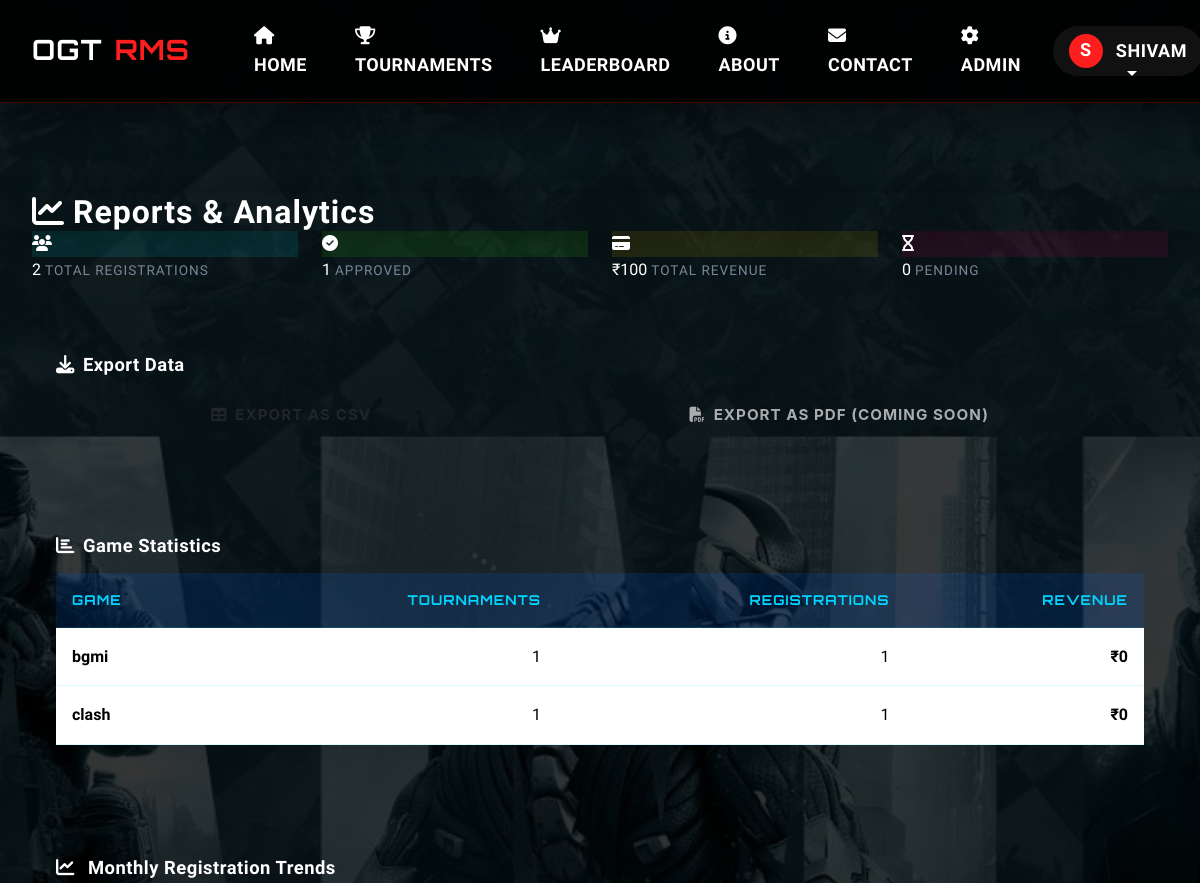
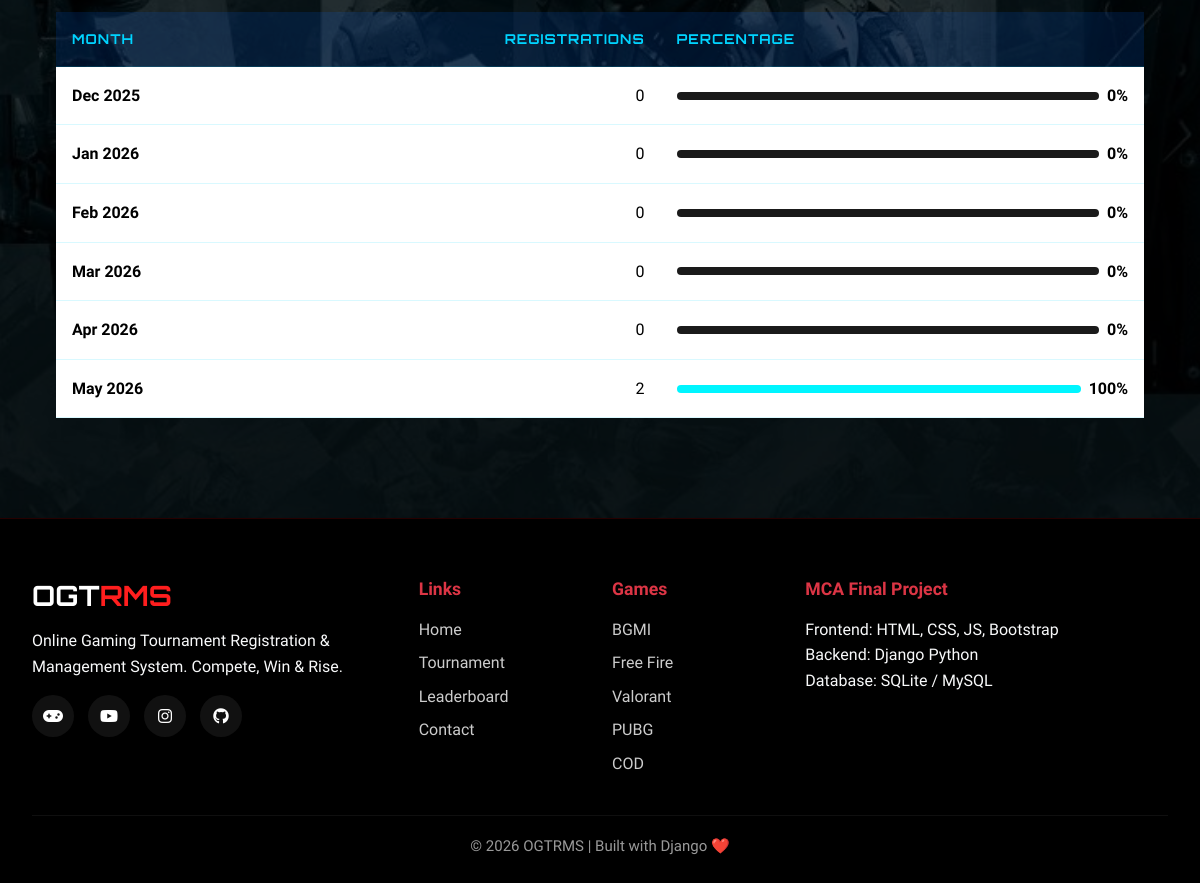
The app's page /admin-panel/reports/ (signed in) with its own data (2 pictures, top to bottom).
### core/models.py (models this page shows, shortened)
class Game(models.Model):
    name = models.CharField(max_length=100, choices=GAME_CHOICES)
    display_name = models.CharField(max_length=100)
    description = models.TextField()
    image = models.ImageField(upload_to='games/', blank=True, null=True)
    banner = models.ImageField(upload_to='banners/', blank=True, null=True)
    genre = models.CharField(max_length=50, default='Battle Royale')
    is_active = models.BooleanField(default=True)
    created_at = models.DateTimeField(auto_now_add=True)
    class Meta:
        verbose_name = "Game"
        verbose_name_plural = "Games"

### core/views.py (the view)
# urls.py: path('admin-panel/reports/', views.admin_reports, name='admin_reports'),
@user_passes_test(is_admin, login_url='/auth/login/')
def admin_reports(request):
    from django.db.models import Count, Sum
    from django.utils import timezone
    total_registrations = Registration.objects.count()
    approved_registrations = Registration.objects.filter(
        registration_status='APPROVED'
    ).count()
    pending_registrations = Registration.objects.filter(
        registration_status='PENDING'
    ).count()
    total_revenue = Registration.objects.filter(
        payment_status='VERIFIED'
    ).aggregate(
        total=Sum('tournament__entry_fee')
    )['total'] or 0
    game_stats = Game.objects.annotate(
        tournament_count=Count(
            'tournaments',
            distinct=True
        ),
        registration_count=Count(
            'tournaments__registrations',
            distinct=True
        ),
        revenue=Sum(
            'tournaments__entry_fee'
        )
    ).order_by('-registration_count')
    monthly_revenue = []
    today = timezone.now().date()
    for i in range(6):
        month = today.month - i
        year = today.year
        while month <= 0:
            month += 12
            year -= 1
        count = Registration.objects.filter(
            registered_at__year=year,
            registered_at__month=month
        ).count()
        month_name = timezone.datetime(
            year, month, 1
        ).strftime('%b %Y')
        monthly_revenue.append({
            'month': month_name,
            'count': count
        })
    monthly_revenue.reverse()
    max_month_count = max(
        [m['count'] for m in monthly_revenue],
        default=1
    )
    context = {
        'total_registrations': total_registrations,
        'approved_registrations': approved_registrations,
        'pending_registrations': pending_registrations,
        'total_revenue': total_revenue,
        'game_stats': game_stats,
        'monthly_revenue': monthly_revenue,
        'max_month_count': max_month_count,
    }
    return render(
        request,
        'core/admin/reports.html',
        context
    )

### core/templates/core/admin/reports.html (shortened to what this page needs)
{% extends 'core/base.html' %}
{% load static %}
{% block content %}
<section class="admin-header">
    <div class="container">
        <h1 class="page-banner-title mb-0"><i class="fas fa-chart-line me-2"></i>Reports & Analytics</h1>
    </div>
</section>
<section class="section-padding">
    <div class="container">
        <div class="row g-4 mb-5">
            <div class="col-lg-3 col-md-6">
                <div class="stat-card">
                    <div class="stat-icon" style="background:rgba(0,245,255,0.1);">
                        <i class="fas fa-users text-neon"></i>
                    </div>
                    <span class="stat-num" data-count="{{ total_registrations }}">{{ total_registrations }}</span>
                    <span class="stat-label">Total Registrations</span>
                </div>
            </div>
            <div class="col-lg-3 col-md-6">
                <div class="stat-card">
                    <div class="stat-icon" style="background:rgba(57,255,20,0.1);">
                        <i class="fas fa-check-circle text-neon-green"></i>
                    </div>
                    <span class="stat-num" data-count="{{ approved_registrations }}">{{ approved_registrations }}</span>
                    <span class="stat-label">Approved</span>
                </div>
            </div>
            <div class="col-lg-3 col-md-6">
                <div class="stat-card">
                    <div class="stat-icon" style="background:rgba(255,215,0,0.1);">
                        <i class="fas fa-credit-card text-neon-yellow"></i>
                    </div>
                    <span class="stat-num">₹{{ total_revenue|floatformat:0 }}</span>
                    <span class="stat-label">Total Revenue</span>
                </div>
            </div>
            <div class="col-lg-3 col-md-6">
                <div class="stat-card">
                    <div class="stat-icon" style="background:rgba(255,0,110,0.1);">
                        <i class="fas fa-hourglass text-neon-pink"></i>
                    </div>
                    <span class="stat-num" data-count="{{ pending_registrations }}">{{ pending_registrations }}</span>
                    <span class="stat-label">Pending</span>
                </div>
            </div>
        </div>
        <div class="card-gaming p-4 mb-5">
            <h4 class="mb-3"><i class="fas fa-download me-2"></i>Export Data</h4>
            <div class="d-grid gap-2 d-sm-flex">
                <a href="{% url 'admin_export_csv' %}" class="btn btn-neon flex-grow-1">
                    <i class="fas fa-table me-2"></i>Export as CSV
                </a>
                <button class="btn btn-outline-neon flex-grow-1" disabled>
                    <i class="fas fa-file-pdf me-2"></i>Export as PDF (Coming Soon)
                </button>
            </div>
        </div>
        <div class="card-gaming p-4 mb-5">
            <h4 class="mb-3"><i class="fas fa-chart-bar me-2"></i>Game Statistics</h4>
            <div class="table-responsive">
                <table class="table table-gaming">
                    <thead>
                        <tr>
                            <th>Game</th>
                            <th class="text-end">Tournaments</th>
                            <th class="text-end">Registrations</th>
                            <th class="text-end">Revenue</th>
                        </tr>
                    </thead>
                    <tbody>
                        {% for stat in game_stats %}
                        <tr>
                            <td class="fw-bold">{{ stat.display_name }}</td>
                            <td class="text-end">{{ stat.tournament_count }}</td>
                            <td class="text-end">{{ stat.registration_count }}</td>
                            <td class="text-end text-neon-yellow fw-bold">₹0</td>
                        </tr>
                        {% empty %}
                        <tr>
                            <td colspan="4" class="text-center py-5">
                                <p class="text-muted">No data available</p>
                            </td>
                        </tr>
                        {% endfor %}
                    </tbody>
                </table>
            </div>
        </div>
<div class="card-gaming p-4">
    <h4 class="mb-3">
        <i class="fas fa-chart-line me-2"></i>
        Monthly Registration Trends
    </h4>
    <div class="table-responsive">
        <table class="table table-gaming">
            <thead>
                <tr>
                    <th>Month</th>
                    <th class="text-end">Registrations</th>
                    <th>Percentage</th>
                </tr>
            </thead>
            <tbody>
                {% for month in monthly_revenue %}
                <tr>
                    <td class="fw-bold">{{ month.month }}</td>
                    <td class="text-end">{{ month.count }}</td>
                    <td style="min-width:220px;">
                        <div class="d-flex align-items-center gap-2">
                            <div class="slot-bar w-100"
                                 style="height:8px; background:#1a1a1a; border-radius:20px; overflow:hidden;">
                                <div class="slot-fill"
                                     style="height:8px;
                                            background:#00f5ff;
                                            width:{% widthratio month.count max_month_count 100 %}%;">
                                </div>
                            </div>
                            <span class="fw-bold text-neon">
                                {% widthratio month.count max_month_count 100 %}%
                            </span>
                        </div>
                    </td>
                </tr>
                {% empty %}
                <tr>
                    <td colspan="3" class="text-center py-4">
                        No Data Available
                    </td>
                </tr>
                {% endfor %}
            </tbody>
        </table>
    </div>
</div>
{% endblock %}

### core/templates/core/base.html (shortened to what this page needs)
{% load static %}
<!DOCTYPE html>
<html lang="en">
<head>
<link href="https://cdn.jsdelivr.net/npm/bootstrap@5.3.2/dist/css/bootstrap.min.css" rel="stylesheet">
<link rel="stylesheet" href="https://cdnjs.cloudflare.com/ajax/libs/font-awesome/6.5.0/css/all.min.css">
<link rel="stylesheet" href="{% static 'css/main.css' %}">
</head>
<body>
<nav class="navbar navbar-expand-lg navbar-dark fixed-top">
<div class="container">
<a class="navbar-brand" href="{% url 'home' %}">
OGT<span class="brand-red">RMS</span>
</a>
<div class="collapse navbar-collapse" id="navMenu">
<ul class="navbar-nav me-auto ms-4">
<li class="nav-item">
<a class="nav-link" href="{% url 'home' %}">
<i class="fas fa-home me-1"></i> Home
</a>
</li>
<li class="nav-item">
<a class="nav-link" href="{% url 'tournaments_list' %}">
<i class="fas fa-trophy me-1"></i> Tournaments
</a>
</li>
<li class="nav-item">
<a class="nav-link" href="{% url 'leaderboard' %}">
<i class="fas fa-crown me-1"></i> Leaderboard
</a>
</li>
<li class="nav-item">
<a class="nav-link" href="{% url 'about' %}">
<i class="fas fa-info-circle me-1"></i> About
</a>
</li>
<li class="nav-item">
<a class="nav-link" href="{% url 'contact' %}">
<i class="fas fa-envelope me-1"></i> Contact
</a>
</li>
{% if user.is_staff %}
<li class="nav-item">
<a class="nav-link text-danger" href="{% url 'admin_dashboard' %}">
<i class="fas fa-cog me-1"></i> Admin
</a>
</li>
{% endif %}
</ul>
<ul class="navbar-nav align-items-center">
{% if user.is_authenticated %}
<li class="nav-item dropdown">
<a class="nav-link dropdown-toggle user-box" href="#" data-bs-toggle="dropdown">
<span class="avatar">
{{ user.username|first|upper }}
</span>
{{ user.username }}
</a>
</li>
{% endif %}
</ul>
</div>
</div>
</nav>
<main>
{% block content %}{% endblock %}
</main>
<footer>
<div class="container">
<div class="row g-4">
<div class="col-lg-4">
<h3 class="footer-title">
OGT<span class="brand-red">RMS</span>
</h3>
<p class="text-light">
Online Gaming Tournament Registration & Management System.
Compete, Win & Rise.
</p>
<div class="social mt-3">
<a href="https://www.oneplay.in/dashboard/home" target="_blank">
<i class="fas fa-gamepad"></i>
</a>
<a href="https://youtube.com/@nonstopgaming_" target="_blank">
<i class="fab fa-youtube"></i>
</a>
<a href="https://www.instagram.com/raistarff" target="_blank">
<i class="fab fa-instagram"></i>
</a>
<a href="https://github.com/shivamkaushik180-stack" target="_blank">
<i class="fab fa-github"></i>
</a>
</div>
</div>
<div class="col-lg-2 col-6">
<h5 class="mb-3 text-danger">Links</h5>
<div class="footer-links">
<a href="{% url 'home' %}">Home</a>
<a href="{% url 'tournaments_list' %}">Tournament</a>
<a href="{% url 'leaderboard' %}">Leaderboard</a>
<a href="{% url 'contact' %}">Contact</a>
</div>
</div>
<div class="col-lg-2 col-6">
<h5 class="mb-3 text-danger">Games</h5>
<div class="footer-links">
<a href="#">BGMI</a>
<a href="#">Free Fire</a>
<a href="#">Valorant</a>
<a href="#">PUBG</a>
<a href="#">COD</a>
</div>
</div>
<div class="col-lg-4">
<h5 class="mb-3 text-danger">MCA Final Project</h5>
<p class="text-light">
Frontend: HTML, CSS, JS, Bootstrap<br>
Backend: Django Python<br>
Database: SQLite / MySQL
</p>
</div>
</div>
<div class="copy text-center">
© 2026 OGTRMS | Built with Django ❤️
</div>
</div>
</footer>
</body>
</html>

### records on screen
Game: display_name "bgmi", tournament_count "1", registration_count "1"
Game: display_name "clash", tournament_count "1", registration_count "1"

### other values on screen
{{ user.username|first|upper }} "S"
{{ user.username }} "SHIVAM"
{{ total_registrations }} "2"
{{ approved_registrations }} "1"
{{ total_revenue|floatformat:0 }} "100"
{{ pending_registrations }} "0"
{{ month.month }} "Dec 2025" "Jan 2026" "Feb 2026" "Mar 2026" "Apr 2026" "May 2026"
{{ month.count }} "0" "0" "0" "0" "0" "2"
